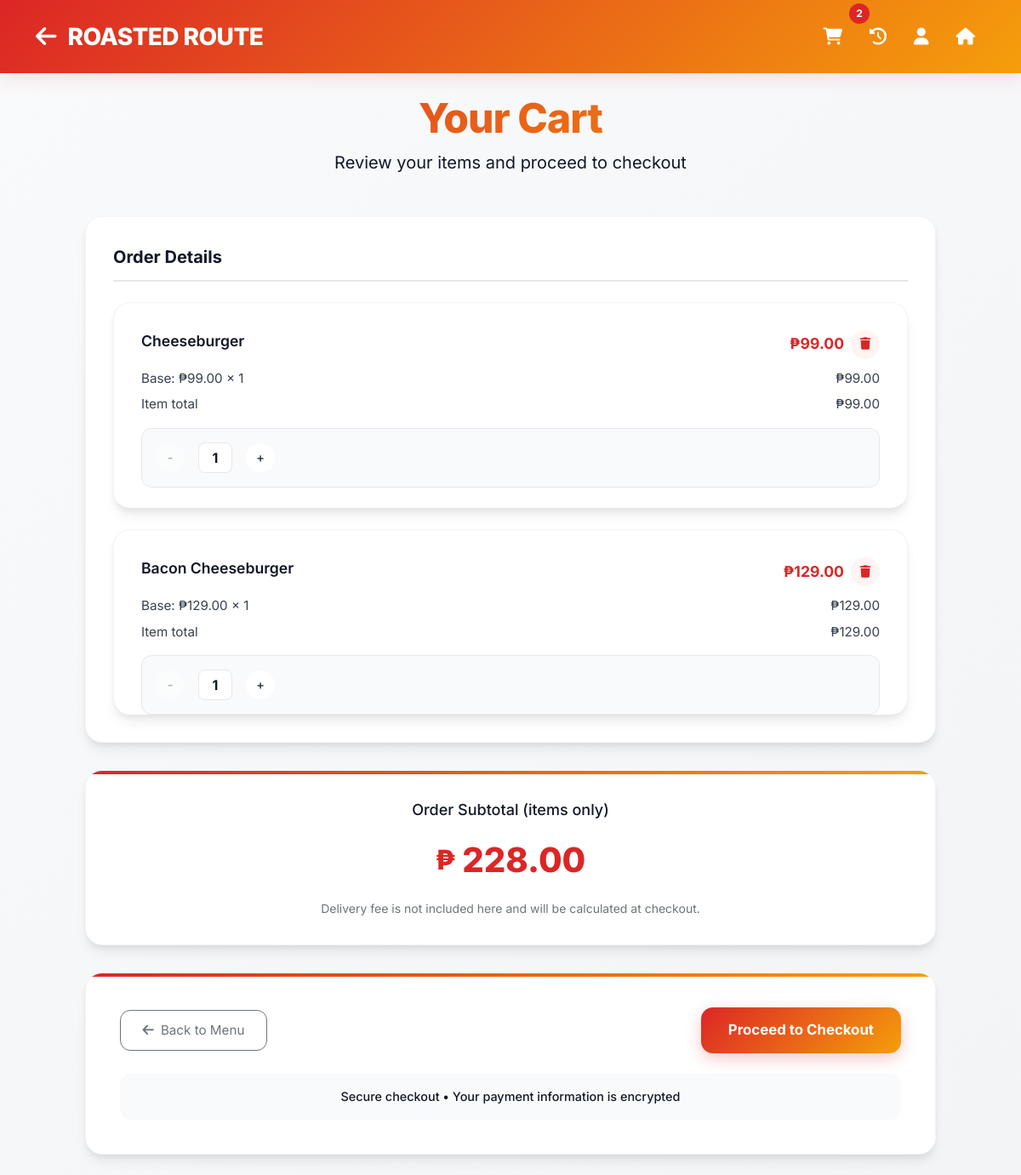
The app's page /cart/ (signed in) with its own data.
### roasted_app/models.py (models this page shows, shortened)
class CartItem(models.Model):
    cart = models.ForeignKey(Cart, related_name='items', on_delete=models.CASCADE)
    menu_item = models.ForeignKey('MenuItem', on_delete=models.CASCADE)
    quantity = models.PositiveIntegerField(default=1)
    unit_price = models.DecimalField(max_digits=10, decimal_places=2)
    customization = models.JSONField(blank=True, null=True)
    added_at = models.DateTimeField(default=timezone.now)  # CHANGED: removed auto_now_add=True, added default=timezone.now
    @property
    def base_total(self):
        return self.unit_price * self.quantity
    @property
    def addons_unit_price(self):
        customization = self.customization or {}
        addons = customization.get('addons') or customization.get('addOns') or []
        total = Decimal('0.00')
        for addon in addons:
            price = addon.get('price') or 0
            try:
                total += Decimal(str(price))
            except Exception:
                continue
        return total
    @property
    def addons_total(self):
        return self.addons_unit_price * self.quantity
    @property
    def total_price(self):
        return self.base_total + self.addons_total

class MenuItem(models.Model):
    CATEGORY_CHOICES = [
        ('chicken', 'Chicken'),
        ('pork', 'Pork'),
        ('burger', 'Burger'),
        ('fries', 'Fries'),
        ('drinks', 'Drinks'),
    ]
    name = models.CharField(max_length=100)
    description = models.TextField(blank=True)
    price = models.DecimalField(max_digits=6, decimal_places=2)
    category = models.CharField(max_length=20, choices=CATEGORY_CHOICES)
    available = models.BooleanField(default=True)
    image = models.ImageField(upload_to='menu_images/', blank=True, null=True)
    stock = models.IntegerField(default=0)
    created_at = models.DateTimeField(auto_now_add=True)
    is_featured = models.BooleanField(default=False)
    class Meta:
        ordering = ['category', 'name']

### roasted_app/views.py (the view)
# urls.py: path('cart/', views.cart_view, name='cart'),
def cart_view(request):
    cart = get_object_or_404(Cart, user=request.user, is_active=True)
    cart_items = cart.items.all()
    try:
        delivery_fee = cart.delivery_fee
    except AttributeError:
        from decimal import Decimal
        delivery_fee = Decimal('30.00')
    subtotal = cart.subtotal
    context = {
        'cart_items': cart_items,
        'subtotal': subtotal,
        'total_price': subtotal,
        'delivery_fee': delivery_fee,
    }
    return render(request, 'cart.html', context)

### roasted_app/models.py (called while the page is built)
    @property
    def subtotal(self):
        return sum(item.total_price for item in self.items.all())

### templates/cart.html (shortened to what this page needs)
<!DOCTYPE html>
<html lang="en">
<head>
    <link href="https://cdn.jsdelivr.net/npm/bootstrap@5.1.3/dist/css/bootstrap.min.css" rel="stylesheet">
    <link rel="stylesheet" href="https://cdnjs.cloudflare.com/ajax/libs/font-awesome/6.0.0/css/all.min.css">
</head>
<body>
    <nav class="navbar">
        <div class="container">
            <div class="d-flex justify-content-between align-items-center w-100">
                <a class="navbar-brand" href="{% url 'customer_dashboard' %}">
                    <i class="fas fa-arrow-left me-2"></i>
                    ROASTED ROUTE
                </a>
                <div class="d-flex gap-2">
                    <a href="{% url 'cart' %}" class="nav-icon position-relative">
                        <i class="fas fa-shopping-cart"></i>
                        <span class="cart-count position-absolute top-0 start-100 translate-middle" id="cartCount">
                            {{ cart_items|length }}
                        </span>
                    </a>
                    <a href="{% url 'order_history' %}" class="nav-icon" title="View Order History">
                        <i class="fas fa-history"></i>
                    </a>
                    <a href="{% url 'profile' %}" class="nav-icon" title="View Profile">
                        <i class="fas fa-user"></i>
                    </a>
                    <a href="{% url 'customer_dashboard' %}" class="nav-icon" title="Go to Dashboard">
                        <i class="fas fa-home"></i>
                    </a>
                </div>
            </div>
        </div>
    </nav>
    <div class="container py-4">
        <div class="cart-header">
            <h1 class="cart-title">Your Cart</h1>
            <p class="cart-subtitle">Review your items and proceed to checkout</p>
        </div>
        <div class="cart-container">
            {% if cart_items %}
                <div class="order-details">
                    <div class="order-details-header">Order Details</div>
                    {% for item in cart_items %}
                    <div class="order-item-detail cart-item" id="cartItem-{{ item.id }}" data-unit-price="{{ item.unit_price }}" data-addons-unit-price="{{ item.addons_unit_price }}">
                        <div class="item-detail-header">
                            <div class="item-detail-name">
                                {{ item.menu_item.name }}
                            </div>
                            <div class="d-flex align-items-center gap-2">
                                <div class="item-detail-price">₱<span id="itemTotal-{{ item.id }}">{{ item.total_price|floatformat:2 }}</span></div>
                                <button type="button"
                                        class="quantity-btn remove"
                                        aria-label="Remove item from cart"
                                        data-item-id="{{ item.id }}"
                                        data-item-name="{{ item.menu_item.name }}">
                                    <i class="fas fa-trash"></i>
                                </button>
                            </div>
                        </div>
                        <div class="breakdown-row">
                            <span>Base: ₱{{ item.unit_price|floatformat:2 }} × <span id="quantityLabel-{{ item.id }}">{{ item.quantity }}</span></span>
                            <span>₱<span id="baseSubtotal-{{ item.id }}">{{ item.base_total|floatformat:2 }}</span></span>
                        </div>
                        <div class="breakdown-row">
                            <span>Item total</span>
                            <span>₱<span id="itemTotalSummary-{{ item.id }}">{{ item.total_price|floatformat:2 }}</span></span>
                        </div>
                        <div class="quantity-controls mt-3">
                            <button type="button"
                                    class="quantity-btn decrease"
                                    aria-label="Decrease quantity"
                                    data-item-id="{{ item.id }}"
                                    {% if item.quantity <= 1 %}disabled{% endif %}>
                                -
                            </button>
                            <div class="quantity" id="quantity-{{ item.id }}">{{ item.quantity }}</div>
                            <button type="button"
                                    class="quantity-btn increase"
                                    aria-label="Increase quantity"
                                    data-item-id="{{ item.id }}">
                                +
                            </button>
                        </div>
                    </div>
                    {% endfor %}
                </div>
                <div class="total-section">
                    <div class="total-label">Order Subtotal (items only)</div>
                    <div class="total-amount" id="totalAmount">
                        {{ subtotal|floatformat:2 }}
                    </div>
                    <div class="mt-2 text-muted small">
                        Delivery fee is not included here and will be calculated at checkout.
                    </div>
                </div>
                <div class="checkout-section">
                    <div class="checkout-actions">
                        <a href="{% url 'order_now' %}" class="btn btn-outline-secondary back-to-menu-btn">
                            <i class="fas fa-arrow-left me-2"></i>Back to Menu
                        </a>
                        <a href="{% url 'checkout' %}" class="checkout-btn" id="checkoutBtn">
                            Proceed to Checkout
                        </a>
                    </div>
                    <div class="mt-3">
                        <div class="security-badge">
                            <span>Secure checkout • Your payment information is encrypted</span>
                        </div>
                    </div>
                </div>
            {% endif %}
        </div>
    </div>
</body>
</html>

### records on screen
CartItem: menu_item.name "Cheeseburger", total_price "99.00", unit_price "99.00", quantity "1", base_total "99.00"
CartItem: menu_item.name "Bacon Cheeseburger", total_price "129.00", unit_price "129.00", quantity "1", base_total "129.00"

### other values on screen
{{ cart_items|length }} "2"
{{ subtotal|floatformat:2 }} "228.00"
